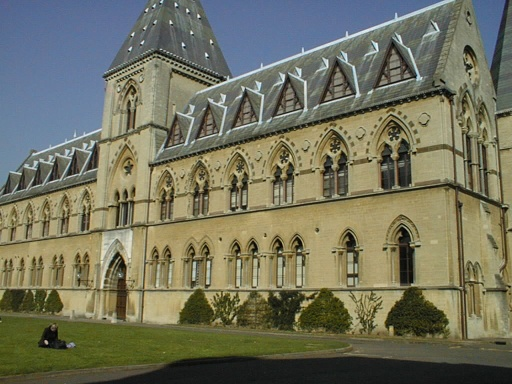
%> input picture DO/Lectures/Lec4/Harris_MATLAB/data/library2.jpg, 512 x 384 px
$ octave main.m   (GNU Octave 9; MATLAB toolbox functions it lacks are replaced by stand-ins)
%> lines starting %> are read from the running program, lines starting %| are printed output that depends on the picture; in (x1, y1, x2, y2) boxes, pixels count from 0 and x2, y2 are one past the last pixel; in counts of white or black regions, pixels touching at a corner belong together; the program's own positions count from 1
clear all;
close all;
clc;

imColor=imread('./data/library2.jpg');
%> imColor is the input picture: size 384x512x3 uint8; mean R, G, B 114.3, 114.3, 93.7
figure;imshow(imColor);
if size(imColor,3) == 3
imGray=rgb2gray(imColor);
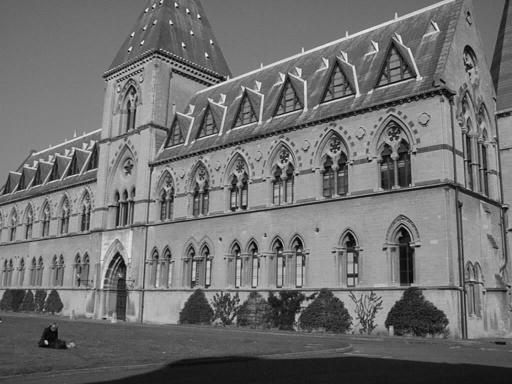
%> imGray: size 384x512 uint8; min 0, max 248, mean 112
else
imGray = imColor;
end
im = im2double(imGray);
%
Ix = edge(im ,'Sobel' ,[],'horizontal');
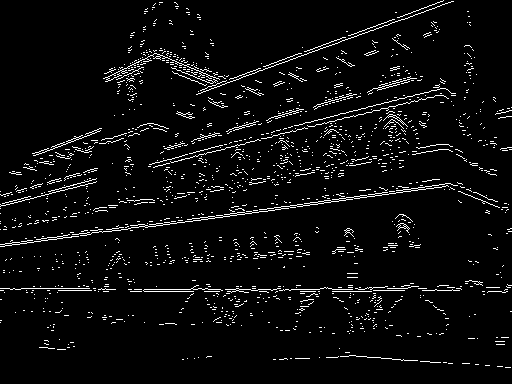
%> Ix: size 384x512 logical; 4.7% white in thin lines or dots
Iy = edge(im ,'Sobel' ,[],'vertical'); % gradient
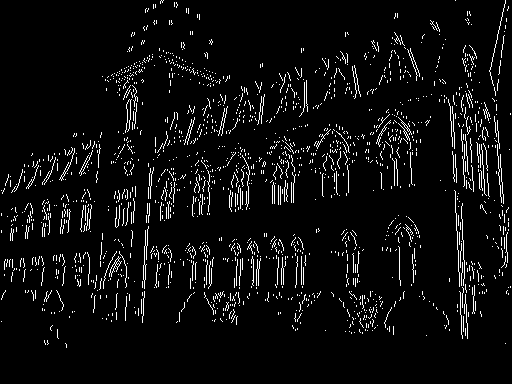
%> Iy: size 384x512 logical; 5.2% white in thin lines or dots

figure ; subplot (1 ,2 ,1); imshow(Ix); subplot (1 ,2 ,2); imshow(Iy); % plot

% Ixx , Iyy , Ixy
Ixx = Ix .* Ix;
%> Ixx: size 384x512 double; values 0 (black) and 1 (white), 4.7% white in thin lines or dots
Iyy = Iy .* Iy;
%> Iyy: size 384x512 double; values 0 (black) and 1 (white), 5.2% white in thin lines or dots
Ixy = Ix .* Iy;
%> Ixy: size 384x512 double; values 0 (black) and 1 (white), 0.54% white in thin lines or dots, all inside (x1, y1, x2, y2) = (1, 2, 511, 345)

% gaussian kernel
g = fspecial ('gaussian', 3, 1);

% smoothing
Ixx = imfilter(Ixx,g,'replicate'); Iyy = imfilter(Iyy ,g,'replicate');
%> after `Ixx = imfilter(Ixx,g,'replicate')`:
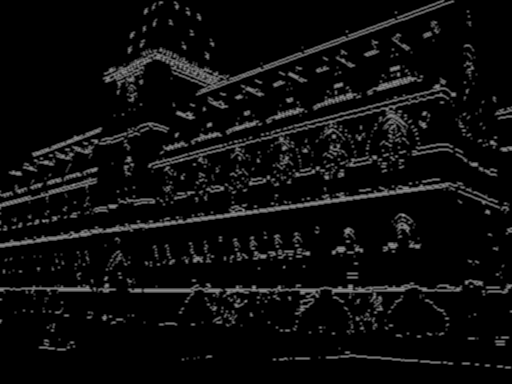
%> Ixx: size 384x512 double; min 0, max 0.602, mean 0.0468
%> after `Iyy = imfilter(Iyy ,g,'replicate')`:
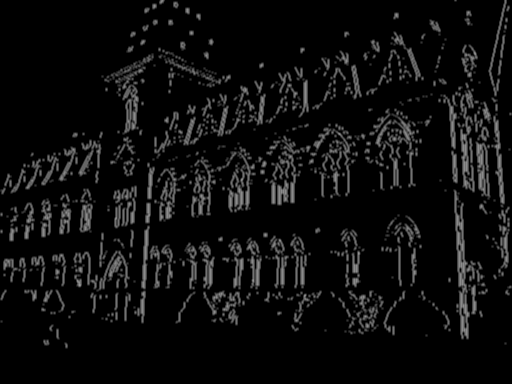
%> Iyy: size 384x512 double; min 0, max 0.602, mean 0.0522
Ixy = imfilter(Ixy,g,'replicate');

% response map
C = Ixx.*Iyy - Ixy.^2 - 0.04.*(Ixx + Iyy).^2;
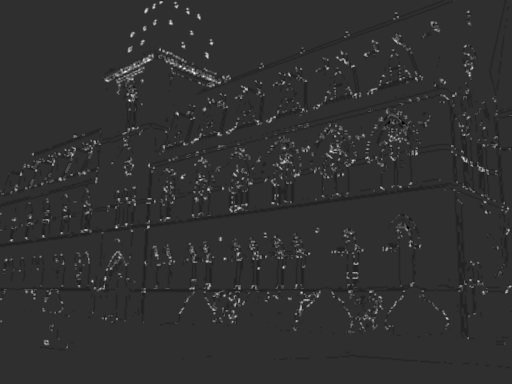
%> C: size 384x512 double; min -0.0393, max 0.17, mean 0.00138; drawn with min black and max white

% thresholding

threshold = 0.3*max(C(:)); C(C(:)<threshold) = 0;
%> after `threshold = 0.3*max(C(:))`: threshold = 0.051
%> after `C(C(:)<threshold) = 0`:
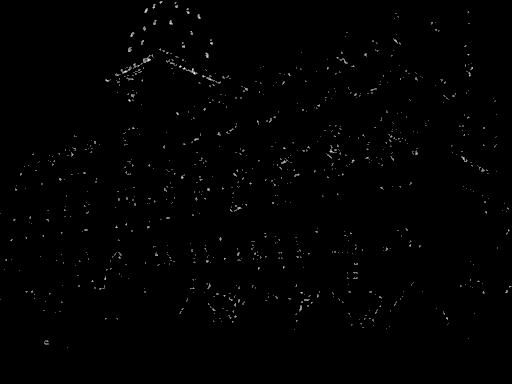
%> C: size 384x512 double; min 0, max 0.17, mean 0.001; drawn with min black and max white

figure;
imshow(C);

% nonmaxima suppression
%> (the run ends here)

$ run again, with DO/Lectures/Lec4/Harris_MATLAB/data/hill.JPG copied over DO/Lectures/Lec4/Harris_MATLAB/data/library2.jpg
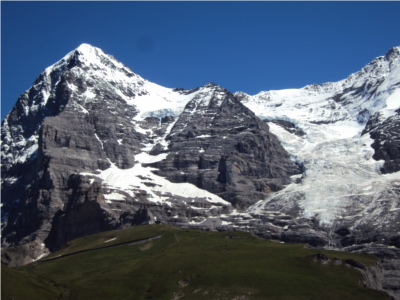
%> input picture DO/Lectures/Lec4/Harris_MATLAB/data/hill.JPG, 400 x 300 px
%> imColor is the input picture: size 300x400x3 uint8; mean R, G, B 82.9, 95.7, 113.4
%> Ix: size 300x400 logical; 4.2% white in thin lines or dots, all inside (x1, y1, x2, y2) = (0, 0, 400, 269)
%> Iy: size 300x400 logical; 3.5% white in thin lines or dots
%> `C = Ixx.*Iyy - Ixy.^2 - 0.04.*(Ixx + Iyy).^2;`:
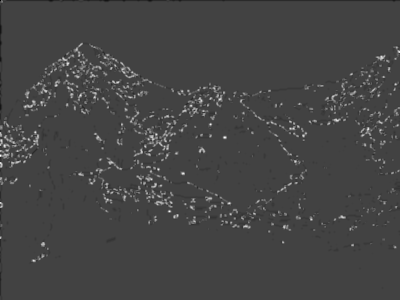
%> C: size 300x400 double; min -0.058, max 0.165, mean 0.00246; drawn with min black and max white
%> threshold = 0.0495
%> `C(C(:)<threshold) = 0`:
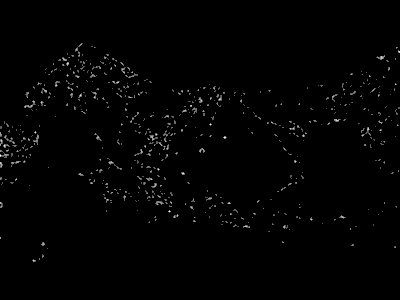
%> C: size 300x400 double; min 0, max 0.165, mean 0.0016; drawn with min black and max white
